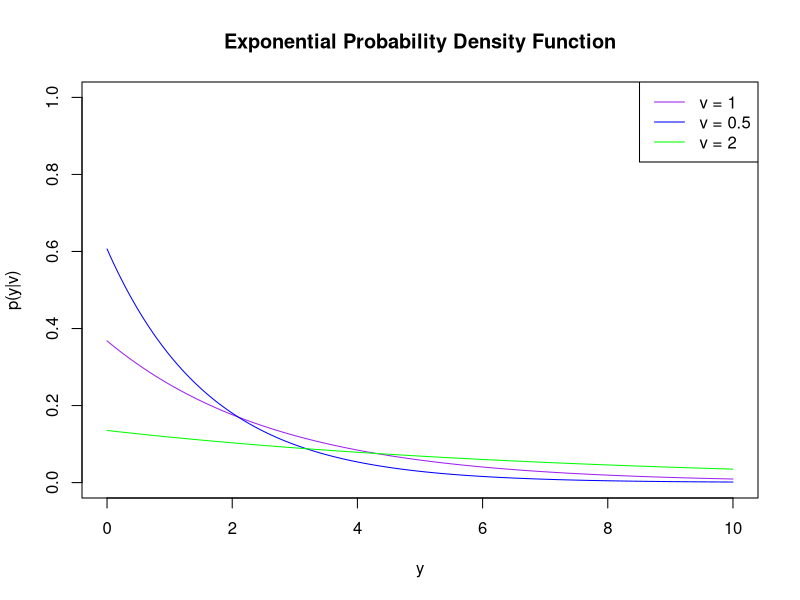
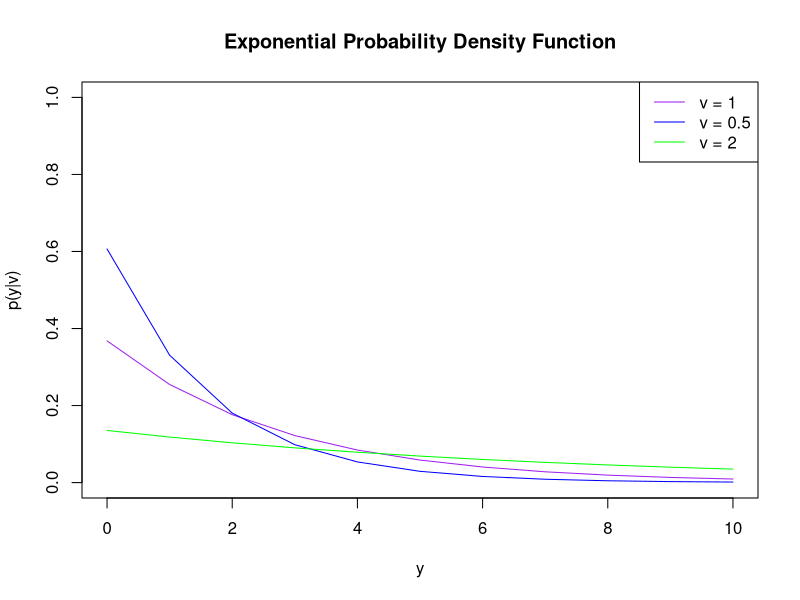
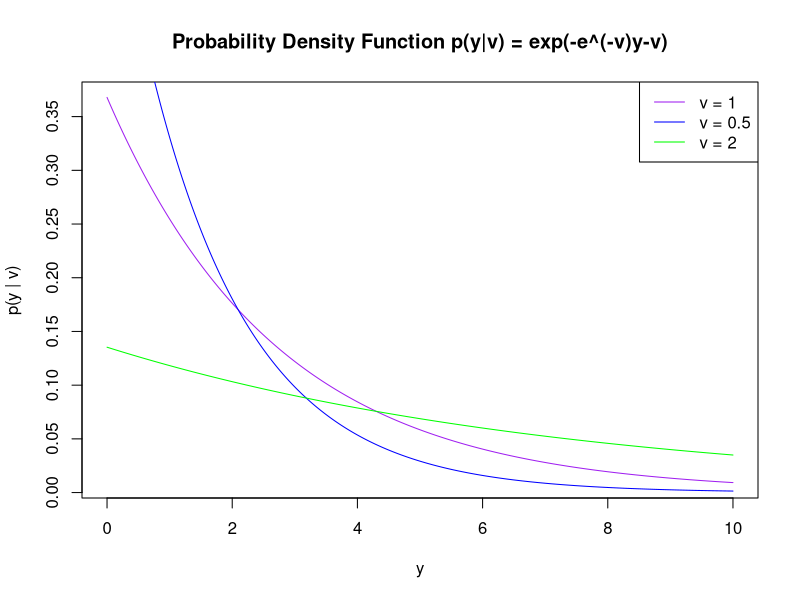

Write R code to recreate these figures, in order.
##################################################################
# Assignment 2 Question 2.1
##################################################################
# Define the exponential pdf
exp_pdf <- function(y, v) {
  exp(-exp(-v)*y - v)
}

# Define y values
y <- seq(0, 10, length.out=1000)

# Create an empty plot with temporarily no lines 
plot(NULL, 
     xlim = c(0, 10),
     ylim = c(0, 1),
     xlab = "y", 
     ylab = "p(y|v)", 
     main = "Exponential Probability Density Function")

# Add the lines for each value of v
# Probability density function for when v = 1
lines(y, exp_pdf(y, 1), col = "purple")
# Probability density function for when v = 0.5
lines(y, exp_pdf(y, 0.5), col = "blue")
# Probability density function for when v = 2
lines(y, exp_pdf(y, 2), col = "green")

# x-axis is y values
# y-axis is the probability density p(y|v)
# Insert the legend for the graph plot
legend("topright", 
       legend = c("v = 1", "v = 0.5", "v = 2"), 
       col = c("purple", "blue", "green"), 
       lty = 1)

########################## new

# Define the exponential pdf
exp_pdf <- function(y, v) {
  exp(-exp(-v)*y - v)
}

# Define y values
y <- seq(0, 10)

# Create an empty plot with temporarily no lines 
plot(NULL, 
     xlim = c(0, 10),
     ylim = c(0, 1),
     xlab = "y", 
     ylab = "p(y|v)", 
     main = "Exponential Probability Density Function")

# Add the lines for each value of v
# Probability density function for when v = 1
lines(y, exp_pdf(y, 1), col = "purple")
# Probability density function for when v = 0.5
lines(y, exp_pdf(y, 0.5), col = "blue")
# Probability density function for when v = 2
lines(y, exp_pdf(y, 2), col = "green")

# x-axis is y values
# y-axis is the probability density p(y|v)
# Insert the legend for the graph plot
legend("topright", 
       legend = c("v = 1", "v = 0.5", "v = 2"), 
       col = c("purple", "blue", "green"), 
       lty = 1)


#################### extra
# v containing 3 values: 1, 0.5 and 2
v <- c(1, 0.5, 2)
# Sequence of y values from 0 to 10
y <- seq(0, 10, length.out=1000)

# Probability density function for when v = 1
p1 <- exp(-v[1] + y*(-exp(-v[1])))
# Probability density function for when v = 0.5
p2 <- exp(-v[2] + y*(-exp(-v[2])))
# Probability density function for when v = 2
p3 <- exp(-v[3] + y*(-exp(-v[3])))

# Plot the probability density function with using v = 1
# v = 1 is labelled with the purple line
plot(y, p1, type="l", col="purple", xlab="y", ylab="p(y | v)", main="Probability Density Function p(y|v) = exp(-e^(-v)y-v)")
# v = 0.5 is labelled with the blue line
lines(y, p2, type="l", col="blue")
# v = 2 is labelled with the green line
lines(y, p3, type="l", col="green")

# x-axis is y values
# y-axis is the probability density p(y|v)
# Insert the legend for the graph plot
legend("topright", legend=c("v = 1", "v = 0.5", "v = 2"), col=c("purple", "blue", "green"), lty=1)



